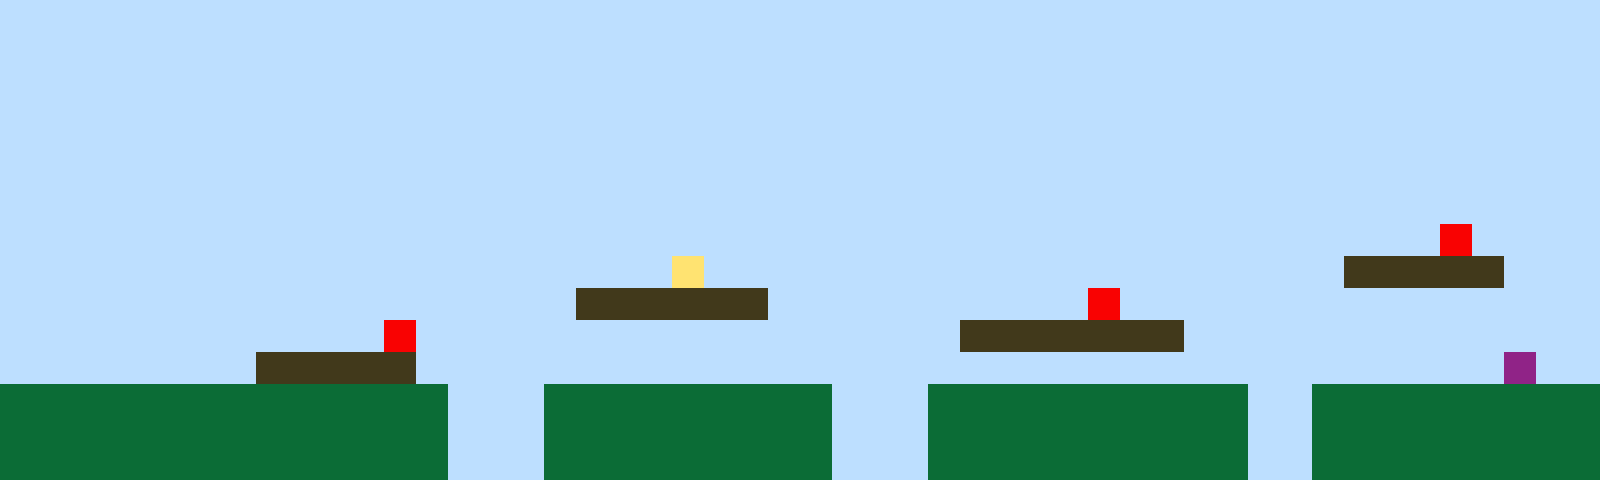

Below is a game level as drawn by its tile map, then a one-line description and the .tmx file that defines it, in full:
An orthogonal 50x15 tile map with 32x32 px tiles, 1 tile layer (Tile Layer 1).

<map version="1.10" tiledversion="1.11.2" orientation="orthogonal" renderorder="right-up" width="50" height="15" tilewidth="32" tileheight="32" infinite="0" nextlayerid="2" nextobjectid="1"><editorsettings><export target="map1.csv" format="csv" /></editorsettings><tileset firstgid="1" name="sprites" tilewidth="32" tileheight="32" tilecount="6" columns="3"><image source="sprites.png" width="96" height="64" /></tileset><layer id="1" name="Tile Layer 1" width="50" height="15"><data encoding="csv">1,1,1,1,1,1,1,1,1,1,1,1,1,1,1,1,1,1,1,1,1,1,1,1,1,1,1,1,1,1,1,1,1,1,1,1,1,1,1,1,1,1,1,1,1,1,1,1,1,1,1,1,1,1,1,1,1,1,1,1,1,1,1,1,1,1,1,1,1,1,1,1,1,1,1,1,1,1,1,1,1,1,1,1,1,1,1,1,1,1,1,1,1,1,1,1,1,1,1,1,1,1,1,1,1,1,1,1,1,1,1,1,1,1,1,1,1,1,1,1,1,1,1,1,1,1,1,1,1,1,1,1,1,1,1,1,1,1,1,1,1,1,1,1,1,1,1,1,1,1,1,1,1,1,1,1,1,1,1,1,1,1,1,1,1,1,1,1,1,1,1,1,1,1,1,1,1,1,1,1,1,1,1,1,1,1,1,1,1,1,1,1,1,1,1,1,1,1,1,1,1,1,1,1,1,1,1,1,1,1,1,1,1,1,1,1,1,1,1,1,1,1,1,1,1,1,1,1,1,1,1,1,1,1,1,1,1,1,1,1,1,1,1,1,1,1,1,1,1,1,1,1,1,1,1,1,1,1,1,1,1,1,1,1,1,1,1,1,1,1,1,1,1,1,1,1,1,1,1,1,1,1,1,1,1,1,1,1,1,1,1,1,1,1,1,1,1,1,1,1,1,1,1,1,1,1,1,1,1,1,1,1,1,1,1,1,1,1,1,1,1,1,1,1,1,1,1,1,1,1,1,1,1,1,1,1,1,1,1,1,1,1,1,1,1,1,1,1,1,1,1,1,1,1,1,1,1,1,1,1,1,1,1,1,1,1,1,1,1,1,1,1,1,1,1,1,1,1,1,1,1,1,1,1,1,1,1,1,1,1,1,1,1,1,1,5,1,1,1,1,1,1,1,1,1,1,1,1,1,1,1,1,1,1,1,1,1,1,1,1,1,4,1,1,1,1,1,1,1,1,1,1,1,1,1,1,1,1,1,1,1,1,3,3,3,3,3,1,1,1,1,1,1,1,1,1,1,1,1,1,1,1,1,1,1,1,1,1,3,3,3,3,3,3,1,1,1,1,1,1,1,1,1,1,5,1,1,1,1,1,1,1,1,1,1,1,1,1,1,1,1,1,1,1,1,1,1,1,1,1,1,1,5,1,1,1,1,1,1,1,1,1,1,1,1,1,1,1,1,1,3,3,3,3,3,3,3,1,1,1,1,1,1,1,1,1,1,1,1,1,1,1,1,1,1,1,1,1,3,3,3,3,3,1,1,1,1,1,1,1,1,1,1,1,1,1,1,1,1,1,1,1,1,1,1,1,1,1,1,1,1,1,1,1,1,1,1,6,1,1,2,2,2,2,2,2,2,2,2,2,2,2,2,2,1,1,1,2,2,2,2,2,2,2,2,2,1,1,1,2,2,2,2,2,2,2,2,2,2,1,1,2,2,2,2,2,2,2,2,2,2,2,2,2,2,2,2,2,2,2,2,2,2,2,1,1,1,2,2,2,2,2,2,2,2,2,1,1,1,2,2,2,2,2,2,2,2,2,2,1,1,2,2,2,2,2,2,2,2,2,2,2,2,2,2,2,2,2,2,2,2,2,2,2,1,1,1,2,2,2,2,2,2,2,2,2,1,1,1,2,2,2,2,2,2,2,2,2,2,1,1,2,2,2,2,2,2,2,2,2</data></layer></map>
